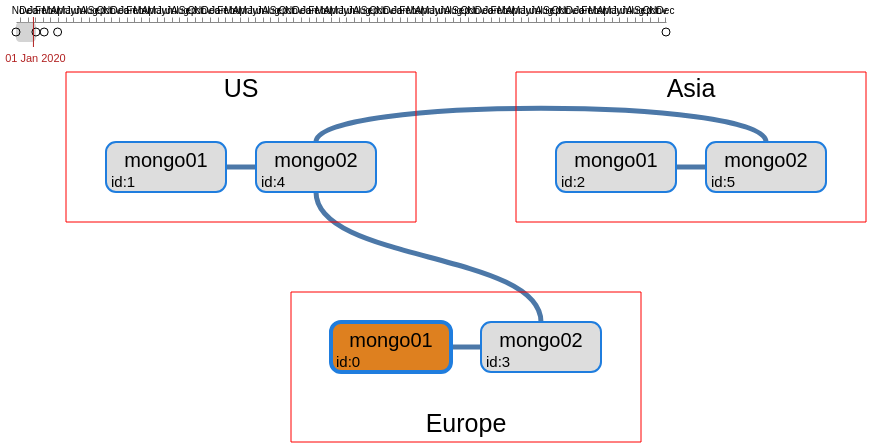

This figure's Vega-Lite source:
### Vega specification from a JSON file in a GitHub repository (floating-point values rounded to 4 significant figures)
{"$schema": "https://vega.github.io/schema/vega/v5.json", "description": "An interactive line chart of stock prices, with returns shown relative to a selected date.", "width": 650, "height": 300, "padding": 5, "signals": [{"description": "------- Ce signal est émis par la souris, et renvoie une date -----", "name": "sig_mouseDate", "init": "time('Jan 1 2020')", "on": [{"events": "mousemove", "update": "invert('scale_x', clamp(x(), 0, width))"}]}, {"description": "------- Ce signal est émis par un click et mémorise la date-----", "name": "sig_clickDate", "on": [{"events": "click", "update": "invert('scale_x', clamp(x(), 0, width))"}]}], "data": [{"name": "input_data", "values": [{"log_date": "20191015", "label": "A", "status": [{"_id": 0, "name": "mongo01.europe.domain:27017", "syncSourceId": -1, "stateStr": "PRIMARY"}, {"_id": 1, "name": "mongo01.us.domain:27017", "syncSourceId": 4, "stateStr": "SECONDARY"}, {"_id": 2, "name": "mongo01.asia.domain:27017", "syncSourceId": 5, "stateStr": "SECONDARY"}, {"_id": 3, "name": "mongo02.europe.domain:27017", "syncSourceId": 0, "stateStr": "SECONDARY"}, {"_id": 4, "name": "mongo02.us.domain:27017", "syncSourceId": 3, "stateStr": "SECONDARY"}, {"_id": 5, "name": "mongo02.asia.domain:27017", "syncSourceId": 4, "stateStr": "SECONDARY"}]}, {"log_date": "20200103", "label": "B", "status": [{"_id": 0, "name": "mongo01.europe.domain:27017", "syncSourceId": 3, "stateStr": "SECONDARY"}, {"_id": 1, "name": "mongo01.us.domain:27017", "syncSourceId": 0, "stateStr": "SECONDARY"}, {"_id": 2, "name": "mongo01.asia.domain:27017", "syncSourceId": 3, "stateStr": "SECONDARY"}, {"_id": 3, "name": "mongo02.europe.domain:27017", "syncSourceId": -1, "stateStr": "PRIMARY"}, {"_id": 4, "name": "mongo02.us.domain:27017", "syncSourceId": 3, "stateStr": "SECONDARY"}, {"_id": 5, "name": "mongo02.asia.domain:27017", "syncSourceId": 0, "stateStr": "SECONDARY"}]}, {"log_date": "20200205", "label": "C", "status": [{"_id": 0, "name": "mongo01.europe.domain:27017", "syncSourceId": 3, "stateStr": "SECONDARY"}, {"_id": 1, "name": "mongo01.us.domain:27017", "syncSourceId": 3, "stateStr": "SECONDARY"}, {"_id": 2, "name": "mongo01.asia.domain:27017", "syncSourceId": 1, "stateStr": "SECONDARY"}, {"_id": 3, "name": "mongo02.europe.domain:27017", "syncSourceId": -1, "stateStr": "PRIMARY"}, {"_id": 4, "name": "mongo02.us.domain:27017", "syncSourceId": 3, "stateStr": "SECONDARY"}, {"_id": 5, "name": "mongo02.asia.domain:27017", "syncSourceId": 1, "stateStr": "SECONDARY"}]}, {"log_date": "20200330", "label": "D", "status": [{"_id": 0, "name": "mongo01.europe.domain:27017", "syncSourceId": 3, "stateStr": "SECONDARY"}, {"_id": 1, "name": "mongo01.us.domain:27017", "syncSourceId": 3, "stateStr": "SECONDARY"}, {"_id": 2, "name": "mongo01.asia.domain:27017", "syncSourceId": 4, "stateStr": "SECONDARY"}, {"_id": 3, "name": "mongo02.europe.domain:27017", "syncSourceId": -1, "stateStr": "PRIMARY"}, {"_id": 4, "name": "mongo02.us.domain:27017", "syncSourceId": 3, "stateStr": "SECONDARY"}, {"_id": 5, "name": "mongo02.asia.domain:27017", "syncSourceId": 1, "stateStr": "SECONDARY"}]}], "format": {"parse": {"log_date": "date:'%Y%m%d'"}}, "transform": [{"type": "formula", "as": "date", "expr": "time(datum.log_date)"}]}, {"name": "today", "values": [{"label": "now"}], "transform": [{"type": "formula", "as": "date", "expr": "now()"}]}, {"name": "milestones", "source": ["input_data", "today"]}, {"description": "---- Contient le milestone juste avant la sélection (mouseMove) ----", "name": "first_before", "source": "milestones", "transform": [{"type": "filter", "expr": "datum.date<sig_mouseDate"}, {"type": "extent", "field": "date", "signal": "sig_before_range"}, {"type": "filter", "expr": "datum.date==sig_before_range[1]"}]}, {"description": "---- Contient le milestone juste après la sélection (mouseMove)----", "name": "first_after", "source": "milestones", "transform": [{"type": "filter", "expr": "datum.date>=sig_mouseDate"}, {"type": "extent", "field": "date", "signal": "sig_after_range"}, {"type": "filter", "expr": "datum.date==sig_after_range[0]"}]}, {"description": "---- un object unique contenant sig_before_range+sig_after_range (mouseMove) ----", "name": "mouse_date_bounds", "source": ["first_before", "first_after"], "transform": [{"type": "aggregate", "fields": ["date", "date"], "ops": ["min", "max"], "as": ["from", "to"]}]}, {"description": "---- Contient l'event juste avant la sélection (CLICK) ----", "name": "selected_milestone", "source": "milestones", "transform": [{"type": "filter", "expr": "datum.date<sig_clickDate"}, {"type": "extent", "field": "date", "signal": "sig_before_click"}, {"type": "filter", "expr": "datum.date==sig_before_click[1]"}]}, {"description": "---- Contient l'event juste apres la sélection (CLICK) ----", "name": "first_after_selected_milestone", "source": "milestones", "transform": [{"type": "filter", "expr": "datum.date>=sig_clickDate"}, {"type": "extent", "field": "date", "signal": "sig_after_click"}, {"type": "filter", "expr": "datum.date==sig_after_click[0]"}]}, {"name": "click_date_bounds", "source": ["selected_milestone", "first_after_selected_milestone"], "transform": [{"type": "aggregate", "fields": ["date", "date"], "ops": ["min", "max"], "as": ["from", "to"]}]}, {"name": "region_block", "values": [{"name": "europe", "width": 350, "height": 150, "x": 275, "y": 270, "count": 2, "label": "Europe"}, {"name": "us", "width": 350, "height": 150, "x": 50, "y": 50, "count": 2, "label": "US"}, {"name": "asia", "width": 350, "height": 150, "x": 500, "y": 50, "count": 1, "label": "Asia"}], "transform": [{"type": "formula", "as": "text_x", "expr": "datum.x + datum.width/2"}, {"type": "formula", "as": "text_y", "expr": "datum.y>100 ? datum.y + datum.height - 30 : datum.y + 5"}]}, {"name": "selected_node", "source": "first_before", "transform": [{"type": "flatten", "fields": ["status"]}, {"type": "formula", "as": "_id", "expr": "datum.status._id"}, {"type": "formula", "as": "name", "expr": "datum.status.name"}, {"type": "formula", "as": "stateStr", "expr": "datum.status.stateStr"}, {"type": "formula", "as": "syncSourceId", "expr": "datum.status.syncSourceId"}]}, {"name": "node_block", "source": "selected_node", "transform": [{"type": "formula", "as": "id_label", "expr": "'id:'+datum._id"}, {"type": "formula", "as": "name_parts", "expr": "split(split(datum.name,':')[0],'.')"}, {"type": "formula", "as": "node_name", "expr": "datum.name_parts[0]"}, {"type": "formula", "as": "node_region", "expr": "datum.name_parts[1]"}, {"type": "formula", "as": "index_in_region", "expr": "slice(datum.node_name,-1)-1"}, {"type": "lookup", "from": "region_block", "key": "name", "fields": ["node_region"], "as": ["region"]}, {"type": "formula", "as": "x", "expr": "datum.region.x + 40 + datum.index_in_region * 150"}, {"type": "formula", "as": "width", "expr": "120"}, {"type": "formula", "as": "y", "expr": "datum.region.y + (datum.node_region=='europe'?30:70)"}, {"type": "formula", "as": "height", "expr": "50"}, {"type": "formula", "as": "right", "expr": "datum.x + datum.width"}, {"type": "formula", "as": "bottom", "expr": "datum.y + datum.height"}, {"type": "formula", "as": "cx", "expr": "datum.x + datum.width/2"}, {"type": "formula", "as": "cy", "expr": "datum.y + datum.height/2"}, {"type": "formula", "as": "back_color", "expr": "datum.stateStr=='PRIMARY' ? '#DE801F' : '#ddd'"}, {"type": "formula", "as": "line_width", "expr": "datum.stateStr=='PRIMARY' ? 4 : 2"}]}, {"name": "sync_links", "source": "node_block", "transform": [{"type": "filter", "expr": "! (datum.syncSourceId<0)"}, {"type": "lookup", "from": "node_block", "fields": ["syncSourceId"], "key": "_id", "as": ["target"]}]}, {"name": "smart-links", "source": "sync_links", "transform": [{"type": "formula", "as": "same_line", "expr": "datum.y==datum.target.y"}, {"type": "formula", "as": "left_node", "expr": "datum.x < datum.target.x ? datum : datum.target"}, {"type": "formula", "as": "right_node", "expr": "datum.x > datum.target.x ? datum : datum.target"}, {"type": "formula", "as": "top_node", "expr": "datum.y < datum.target.y ? datum : datum.target"}, {"type": "formula", "as": "bottom_node", "expr": "datum.y > datum.target.y ? datum : datum.target"}, {"type": "formula", "as": "same_region", "expr": "datum.node_region==datum.target.node_region"}, {"type": "formula", "as": "top_line", "expr": "(datum.node_region!='europe') && (datum.target.node_region!='europe')"}, {"type": "formula", "as": "bottom_line", "expr": "(datum.node_region=='europe') && (datum.target.node_region=='europe')"}, {"type": "formula", "as": "cross_line", "expr": "!datum.top_line && !datum.bottom_line"}, {"type": "formula", "as": "side_to_side", "expr": "datum.same_line && ( datum.same_region && datum.left_node.index_in_region == datum.right_node.index_in_region -1 )"}]}, {"name": "side-to-side-links", "source": "smart-links", "transform": [{"type": "filter", "expr": "datum.side_to_side"}, {"type": "formula", "as": "path", "expr": "'M'+datum.left_node.right+','+datum.left_node.cy+'L'+datum.right_node.x+','+datum.right_node.cy"}]}, {"name": "top-links", "source": "smart-links", "transform": [{"type": "filter", "expr": "datum.top_line && ! datum.side_to_side"}, {"type": "formula", "as": "deltax", "expr": "abs(datum.cx-datum.target.cx)"}, {"type": "formula", "as": "y", "expr": "datum.y"}, {"type": "formula", "as": "up", "expr": "datum.y - datum.deltax/10"}, {"type": "formula", "as": "path", "expr": "'M'+datum.cx+','+datum.y+'C'+datum.cx+','+datum.up+' '+datum.target.cx+','+datum.up+' '+datum.target.cx+','+datum.y"}]}, {"name": "cross-line-links", "source": "smart-links", "transform": [{"type": "filter", "expr": "datum.cross_line"}, {"type": "formula", "as": "btm", "expr": "datum.top_node.bottom + 70"}, {"type": "formula", "as": "up", "expr": "datum.bottom_node.y - 70"}, {"type": "formula", "as": "p1", "expr": "datum.top_node.cx+','+datum.top_node.bottom"}, {"type": "formula", "as": "p2", "expr": "datum.top_node.cx+','+datum.btm"}, {"type": "formula", "as": "p3", "expr": "datum.bottom_node.cx+','+datum.up"}, {"type": "formula", "as": "p4", "expr": "datum.bottom_node.cx+','+datum.bottom_node.y"}, {"type": "formula", "as": "path", "expr": "'M'+datum.p1+'C'+datum.p2+' '+datum.p3+' '+datum.p4"}]}, {"name": "all-links", "source": ["top-links", "side-to-side-links", "cross-line-links"]}], "scales": [{"name": "scale_x", "type": "time", "domain": {"data": "milestones", "field": "date"}, "range": "width"}], "axes": [{"orient": "top", "scale": "scale_x", "format": "%b", "tickCount": "month"}], "marks": [{"description": "-------------------- bloc temporel selectionné ------------------", "type": "rect", "from": {"data": "click_date_bounds"}, "encode": {"enter": {"y": {"value": -5}, "y2": {"value": 25}, "fill": {"value": "#F88"}, "cornerRadius": {"value": 10}, "opacity": {"value": 0.5}}, "update": {"x": {"scale": "scale_x", "field": "from"}, "x2": {"scale": "scale_x", "field": "to"}}}}, {"description": "-------------------- bloc temporel survolé ------------------", "type": "rect", "from": {"data": "mouse_date_bounds"}, "encode": {"enter": {"y": {"value": 0}, "y2": {"value": 20}, "fill": {"value": "#aaa"}, "cornerRadius": {"value": 4}, "opacity": {"value": 0.5}}, "update": {"x": {"scale": "scale_x", "field": "from"}, "x2": {"scale": "scale_x", "field": "to"}}}}, {"description": "-------------------- Elements temporels (diamond) ------------------", "type": "symbol", "from": {"data": "milestones"}, "encode": {"update": {"x": {"scale": "scale_x", "field": "date"}, "y": {"value": 10}, "stroke": {"value": "black"}}}}, {"description": "-------------------- Regle des temps verticales ------------------", "type": "rule", "encode": {"enter": {"y": {"value": -5}, "y2": {"value": 25}, "stroke": {"value": "firebrick"}}, "update": {"x": {"scale": "scale_x", "signal": "sig_mouseDate", "offset": -2}}}}, {"description": "-------------------- Temps sélectionné (texte) ------------------", "type": "text", "encode": {"enter": {"y": {"value": 40}, "align": {"value": "center"}, "fill": {"value": "firebrick"}}, "update": {"x": {"scale": "scale_x", "signal": "sig_mouseDate"}, "text": {"signal": "timeFormat(sig_mouseDate, '%d %b %Y')"}}}}, {"type": "path", "from": {"data": "all-links"}, "encode": {"enter": {"path": {"field": "path"}, "strokeWidth": {"value": 5}}}}, {"type": "rect", "from": {"data": "node_block"}, "encode": {"enter": {"x": {"field": "x"}, "y": {"field": "y"}, "width": {"field": "width"}, "height": {"field": "height"}, "stroke": {"value": "#1F7DDE"}, "cornerRadius": {"value": 10}, "strokeWidth": {"field": "line_width"}, "fill": {"field": "back_color"}}}}, {"type": "text", "from": {"data": "node_block"}, "encode": {"enter": {"text": {"field": "node_name"}, "align": {"value": "center"}, "fontSize": {"value": 20}, "x": {"field": "cx"}, "y": {"field": "cy"}}}}, {"type": "text", "from": {"data": "node_block"}, "encode": {"enter": {"text": {"field": "id_label"}, "align": {"value": "left"}, "x": {"field": "x"}, "y": {"field": "bottom"}, "fontSize": {"value": 15}, "dx": {"value": 5}, "dy": {"value": -5}}}}, {"type": "rect", "from": {"data": "region_block"}, "encode": {"enter": {"x": {"field": "x"}, "y": {"field": "y"}, "width": {"field": "width"}, "height": {"field": "height"}, "stroke": {"value": "red"}}}}, {"type": "text", "from": {"data": "region_block"}, "encode": {"enter": {"text": {"field": "label"}, "align": {"value": "center"}, "baseline": {"value": "top"}, "x": {"field": "text_x"}, "y": {"field": "text_y"}, "fontSize": {"value": 25}}}}]}
